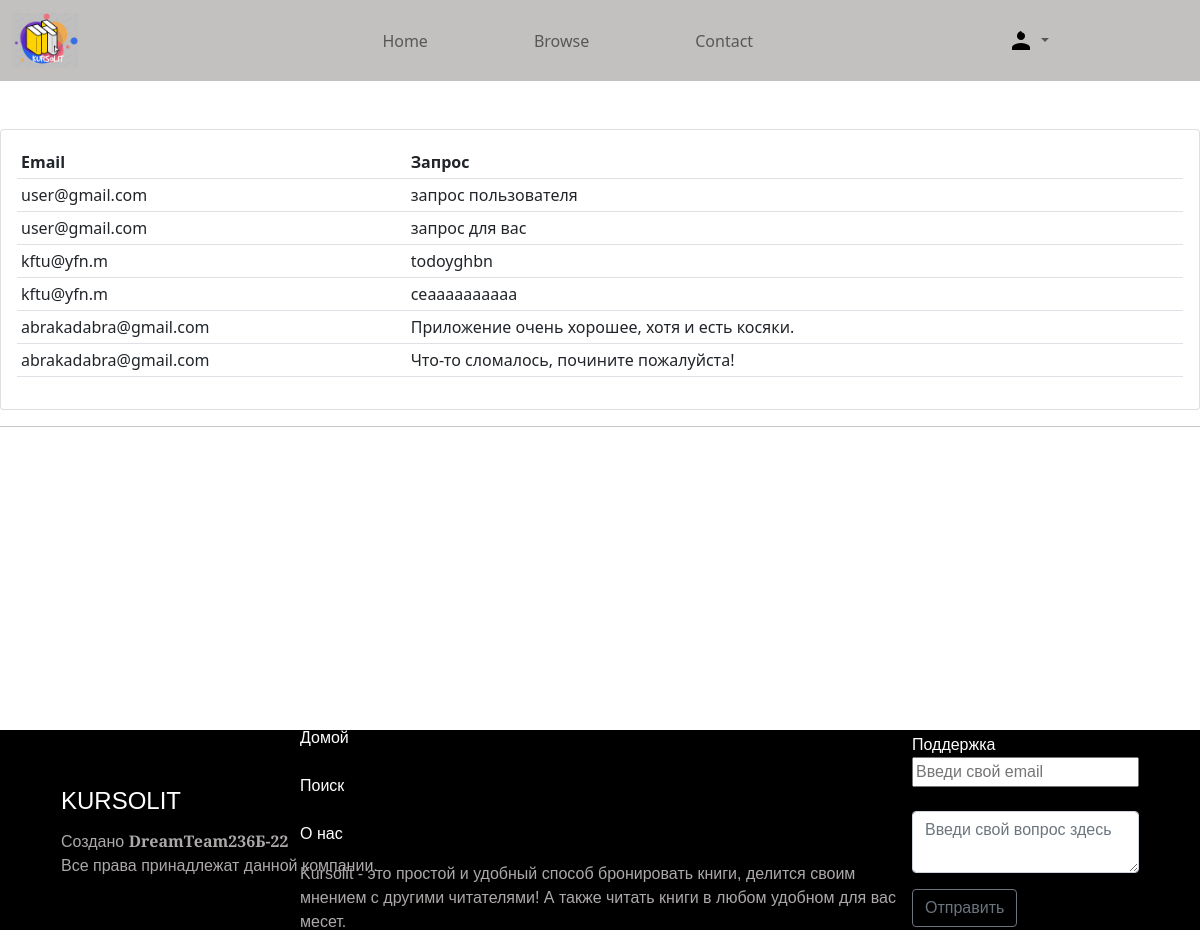
The page /viewquery/ (signed in) on the database its author committed.
### accounts/models.py (models this page shows, shortened)
class customerQuery(models.Model):
    emailid=models.EmailField(max_length=200,null=True,blank=True)
    query=models.TextField(max_length=500,null=True,blank=True)

### accounts/decorators.py (the view)
        def wrap_func(request,*args, **kwargs):
            group=None
            if request.user.groups.exists():
                group=request.user.groups.all()[0].name
            if group in allowed_roles:
                return view_func(request,*args, **kwargs)
            else:
                return HttpResponse("not authorized")

### accounts/views.py (called while the page is built)
@login_required(login_url='login')
@allowedUsers(['admin'])
def viewQuery(request):
    queries=customerQuery.objects.all()
    context={'queries':queries}
    return render(request,'accounts/queries.html',context)

### accounts/templates/accounts/queries.html
{% extends 'accounts/main.html' %} {% block content %}
<br />
<br />
<div class="row">
  <div class="col-md">
    <div class="card card-body">
      <table class="table table-sm">
        <tr>
          <th>Email</th>
          <th>Запрос</th>
        </tr>
        {% for i in queries %}
        <tr>
          <td>{{i.emailid}}</td>
          <td>{{i.query}}</td>
        </tr>
        {% endfor %}
      </table>
    </div>
  </div>
</div>
{% endblock %}

### static/css/style.css (style rules this page uses)
* { box-sizing: border-box; }

### accounts/templates/accounts/footer.html (style rules this page uses)
html { position: relative; }
body {  display: flex; flex-direction: column; min-height: 100vh; }

### rows shown on the page
customerQuery: emailid "user@gmail.com", query "запрос пользователя"
customerQuery: emailid "user@gmail.com", query "запрос для вас"
customerQuery: emailid "kftu@yfn.m", query "todoyghbn"
customerQuery: emailid "kftu@yfn.m", query "ceaaaaaaaaaa"
customerQuery: emailid "abrakadabra@gmail.com", query "Приложение очень хорошее, хотя и есть косяки."
customerQuery: emailid "abrakadabra@gmail.com", query "Что-то сломалось, почините пожалуйста!"
